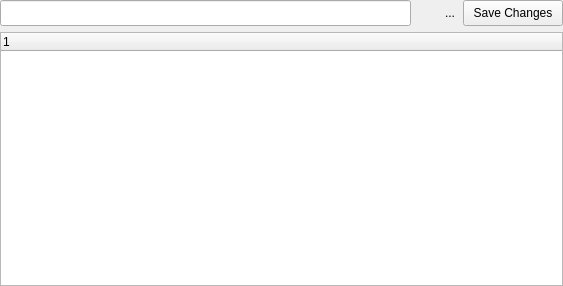
<?xml version="1.0" encoding="UTF-8"?>
<ui version="4.0">
 <class>Form</class>
 <widget class="QWidget" name="Form">
  <property name="geometry">
   <rect>
    <x>0</x>
    <y>0</y>
    <width>563</width>
    <height>286</height>
   </rect>
  </property>
  <property name="windowTitle">
   <string>Edit Records</string>
  </property>
  <layout class="QGridLayout" name="gridLayout">
   <property name="horizontalSpacing">
    <number>0</number>
   </property>
   <property name="margin">
    <number>0</number>
   </property>
   <item row="0" column="0">
    <widget class="XLineEdit" name="uiSearchTXT">
     <property name="minimumSize">
      <size>
       <width>0</width>
       <height>26</height>
      </size>
     </property>
     <property name="font">
      <font>
       <pointsize>9</pointsize>
      </font>
     </property>
     <property name="x_hint" stdset="0">
      <string>search records</string>
     </property>
     <property name="x_icon" stdset="0">
      <iconset>
       <normaloff>../../../resources/default/img/search.png</normaloff>../../../resources/default/img/search.png</iconset>
     </property>
     <property name="x_cornerRadius" stdset="0">
      <number>10</number>
     </property>
    </widget>
   </item>
   <item row="0" column="1">
    <widget class="XPopupButton" name="uiQueryBTN">
     <property name="maximumSize">
      <size>
       <width>26</width>
       <height>26</height>
      </size>
     </property>
     <property name="toolTip">
      <string>&lt;html&gt;&lt;head/&gt;&lt;body&gt;&lt;p&gt;&lt;span style=&quot; font-weight:600;&quot;&gt;Configure Query&lt;/span&gt;&lt;/p&gt;&lt;p&gt;Configure the query options for this editor&lt;/p&gt;&lt;/body&gt;&lt;/html&gt;</string>
     </property>
     <property name="icon">
      <iconset>
       <normaloff>../../../resources/default/img/query/query.png</normaloff>../../../resources/default/img/query/query.png</iconset>
     </property>
     <property name="iconSize">
      <size>
       <width>24</width>
       <height>24</height>
      </size>
     </property>
     <property name="autoRaise">
      <bool>true</bool>
     </property>
    </widget>
   </item>
   <item row="1" column="0" colspan="5">
    <widget class="XOrbTreeWidget" name="uiRecordTREE">
     <property name="selectionMode">
      <enum>QAbstractItemView::ExtendedSelection</enum>
     </property>
     <property name="selectionBehavior">
      <enum>QAbstractItemView::SelectItems</enum>
     </property>
     <property name="verticalScrollMode">
      <enum>QAbstractItemView::ScrollPerPixel</enum>
     </property>
     <property name="x_hint" stdset="0">
      <string>No records were found.  You can define your search query through the query popup button in the top right corner.</string>
     </property>
     <property name="x_paged" stdset="0">
      <bool>true</bool>
     </property>
     <column>
      <property name="text">
       <string notr="true">1</string>
      </property>
     </column>
    </widget>
   </item>
   <item row="0" column="3">
    <widget class="QPushButton" name="uiSaveBTN">
     <property name="minimumSize">
      <size>
       <width>100</width>
       <height>26</height>
      </size>
     </property>
     <property name="toolTip">
      <string>&lt;html&gt;&lt;head/&gt;&lt;body&gt;&lt;p&gt;&lt;span style=&quot; font-weight:600;&quot;&gt;Save Changes&lt;/span&gt;&lt;/p&gt;&lt;p&gt;Commits your changes to the database&lt;/p&gt;&lt;/body&gt;&lt;/html&gt;</string>
     </property>
     <property name="text">
      <string>Save Changes</string>
     </property>
    </widget>
   </item>
   <item row="0" column="2">
    <widget class="QToolButton" name="uiRefreshBTN">
     <property name="minimumSize">
      <size>
       <width>26</width>
       <height>26</height>
      </size>
     </property>
     <property name="maximumSize">
      <size>
       <width>26</width>
       <height>26</height>
      </size>
     </property>
     <property name="toolTip">
      <string>&lt;html&gt;&lt;head/&gt;&lt;body&gt;&lt;p&gt;&lt;span style=&quot; font-weight:600;&quot;&gt;Refresh Results&lt;/span&gt;&lt;/p&gt;&lt;p&gt;Reloads/Refreshes the results from the database&lt;/p&gt;&lt;/body&gt;&lt;/html&gt;</string>
     </property>
     <property name="text">
      <string>...</string>
     </property>
     <property name="icon">
      <iconset>
       <normaloff>../../../resources/default/img/query/reload.png</normaloff>../../../resources/default/img/query/reload.png</iconset>
     </property>
     <property name="iconSize">
      <size>
       <width>24</width>
       <height>24</height>
      </size>
     </property>
     <property name="autoRaise">
      <bool>true</bool>
     </property>
    </widget>
   </item>
  </layout>
 </widget>
 <customwidgets>
  <customwidget>
   <class>XLineEdit</class>
   <extends>QLineEdit</extends>
   <header>projexui.widgets.xlineedit</header>
  </customwidget>
  <customwidget>
   <class>XOrbTreeWidget</class>
   <extends>XTreeWidget</extends>
   <header>projexui.widgets.xorbtreewidget</header>
  </customwidget>
  <customwidget>
   <class>XPopupButton</class>
   <extends>QToolButton</extends>
   <header>projexui.widgets.xpopupbutton</header>
  </customwidget>
  <customwidget>
   <class>XTreeWidget</class>
   <extends>QTreeWidget</extends>
   <header>projexui.widgets.xtreewidget</header>
  </customwidget>
 </customwidgets>
 <resources/>
 <connections>
  <connection>
   <sender>uiSearchTXT</sender>
   <signal>textEntered(QString)</signal>
   <receiver>uiRecordTREE</receiver>
   <slot>searchRecords(QString)</slot>
   <hints>
    <hint type="sourcelabel">
     <x>108</x>
     <y>14</y>
    </hint>
    <hint type="destinationlabel">
     <x>108</x>
     <y>50</y>
    </hint>
   </hints>
  </connection>
 </connections>
</ui>
